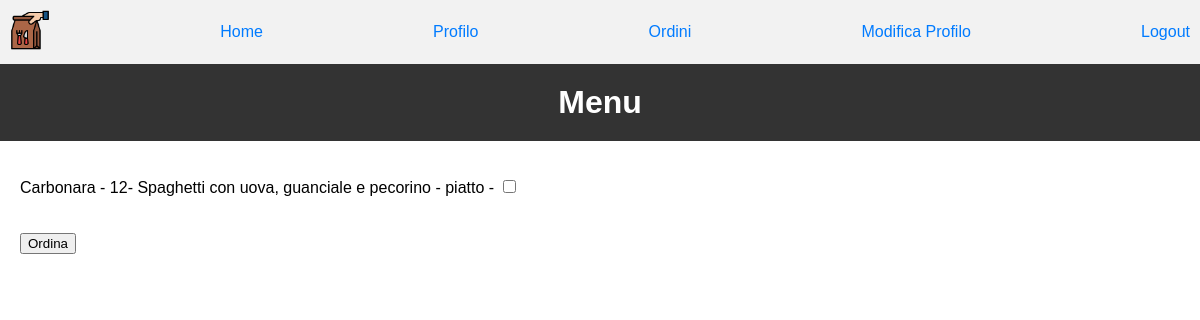
/applicativo/frontend/elenco_piatti.php?nomeristorante=Pizzeria Napoli, run on the app's committed database.
### tables this page shows
CREATE TABLE `pietanza` (
  `nome` varchar(30) NOT NULL,
  `mail` varchar(40) NOT NULL,
  `prezzo` float(4,2) NOT NULL,
  `descrizione` tinytext NOT NULL,
  `tipo` enum('menu','piatto') NOT NULL,
  `elenco` tinytext DEFAULT NULL,
  `immagine` tinytext DEFAULT NULL
);

### applicativo/frontend/elenco_piatti.php (the view, shortened to what this page needs)
<!DOCTYPE html>
<html>
    <head>
        <link rel="stylesheet" type="text/css" href="../css/stile.css">
    </head>
    <body>
        <?php include("../common/navbar_acquirente.php"); ?>
        <h1>Menu</h1>
        <section class="page-content">
        <form action="../backend/inserisci_ordine_acquirente.php" method="POST">
<?php
    include("../common/connessione.php");
if (isset($_GET['nomeristorante'])) {
    $nomeristorante = $_GET['nomeristorante'];
    $stmt = $conn->prepare("SELECT mail FROM ristorante WHERE nome = ?");
	$stmt->bind_param("s", $nomeristorante);
	$stmt->execute();
	$result = $stmt->get_result();
    if ($result && $result->num_rows > 0) {
    $row = $result->fetch_assoc();
    $mail = $row['mail'];
    $stmt = $conn->prepare("SELECT nome,prezzo,descrizione,tipo,immagine,elenco FROM pietanza WHERE mail = ?");
    $stmt->bind_param("s", $mail);
    $stmt->execute();
    $result = $stmt->get_result();
    if ($result && $result->num_rows > 0) {
        while ($row = $result->fetch_assoc()) {
        echo "<div class='menu-item'>";
        echo "<p>{$row['nome']} - {$row['prezzo']}- {$row['descrizione']} - {$row['tipo']} - {$row['elenco']}";
        echo "<input type='checkbox' name='selectedPlates[]' value='{$row['nome']}|{$row['prezzo']}'><br>";
}
?>
        <br>
        <br>
        <input type="submit" value="Ordina">
<?php
}else {
    echo "<p class=\"error\">Ristorante non trovato.</p>";
}
        }
}
        ?>
    </form>
    </section>
        </body>
</html>

### applicativo/css/stile.css (style rules this page uses)
* { font-family: Arial, sans-serif; }
body { padding: 0; margin: 0; padding-bottom: 60px; min-height: 100vh; position: relative; flex-direction: column; }
h1 { flex-grow: 1; background-color: #333; color: #fff; padding: 20px; text-align: center; margin: 0; }
.page-content { padding: 20px; width: 100%; box-sizing: border-box; }

### data on the page
pietanza: nome "Carbonara", prezzo "12", descrizione "Spaghetti con uova, guanciale e pecorino", tipo "piatto"
